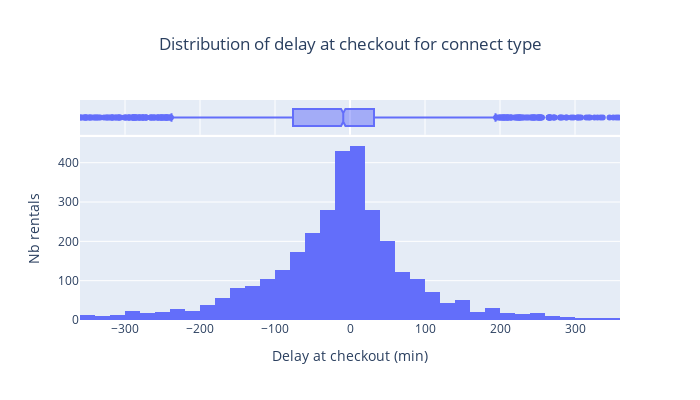
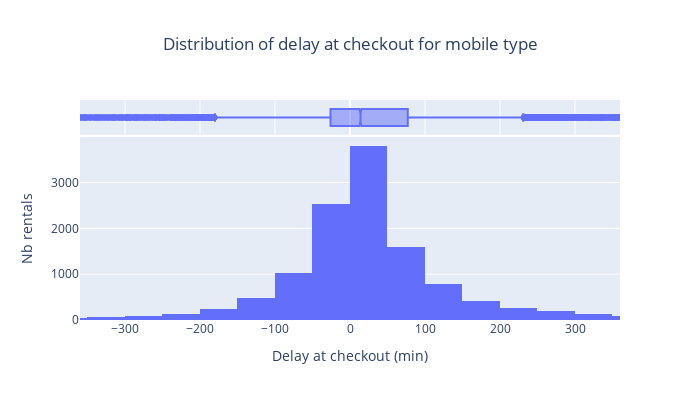

Notebook code for these charts, in order:
### Code cell
for checkin in ['connect', 'mobile']:
    fig = px.histogram(
            df_merged.loc[df_merged['checkin_type']==checkin], 
            x="delay_at_checkout", 
            marginal="box", 
            title=f"Distribution of delay at checkout for {checkin} type", 
            height=400, 
            width=700)
    fig.update_xaxes(range=[-360, 360])
    fig.update_layout(
        xaxis_title='Delay at checkout (min)',
        yaxis_title='Nb rentals',
        title={'x': 0.5}
    )
    fig.update_layout(title={'x': 0.5})

    fig.show()

### Figure 1 — Plotly figure (JSON) as saved in the notebook; plotly's stock layout.template omitted (floating-point values rounded to 4 significant figures; data arrays with more than 128 entries replaced by an {"elided": "..."} marker saying what was removed)
{"data": [{"bingroup": "x", "hovertemplate": "delay_at_checkout=%{x}<br>count=%{y}<extra></extra>", "legendgroup": "", "marker": {"color": "#636efa", "pattern": {"shape": ""}}, "name": "", "orientation": "v", "showlegend": false, "type": "histogram", "x": {"elided": "4307 float values"}, "xaxis": "x", "yaxis": "y"}, {"hovertemplate": "delay_at_checkout=%{x}<extra></extra>", "legendgroup": "", "marker": {"color": "#636efa"}, "name": "", "notched": true, "showlegend": false, "type": "box", "x": {"elided": "4307 float values"}, "xaxis": "x2", "yaxis": "y2"}], "layout": {"barmode": "relative", "height": 400, "legend": {"tracegroupgap": 0}, "title": {"text": "Distribution of delay at checkout for connect type", "x": 0.5}, "width": 700, "xaxis": {"anchor": "y", "domain": [0, 1], "range": [-360, 360], "title": {"text": "Delay at checkout (min)"}}, "xaxis2": {"anchor": "y2", "domain": [0, 1], "matches": "x", "range": [-360, 360], "showgrid": true, "showticklabels": false}, "yaxis": {"anchor": "x", "domain": [0, 0.8316], "title": {"text": "Nb rentals"}}, "yaxis2": {"anchor": "x2", "domain": [0.8416, 1], "matches": "y2", "showgrid": false, "showline": false, "showticklabels": false, "ticks": ""}}}

### Figure 2 — Plotly figure (JSON) as saved in the notebook; plotly's stock layout.template omitted (floating-point values rounded to 4 significant figures; data arrays with more than 128 entries replaced by an {"elided": "..."} marker saying what was removed)
{"data": [{"bingroup": "x", "hovertemplate": "delay_at_checkout=%{x}<br>count=%{y}<extra></extra>", "legendgroup": "", "marker": {"color": "#636efa", "pattern": {"shape": ""}}, "name": "", "orientation": "v", "showlegend": false, "type": "histogram", "x": {"elided": "17003 float values"}, "xaxis": "x", "yaxis": "y"}, {"hovertemplate": "delay_at_checkout=%{x}<extra></extra>", "legendgroup": "", "marker": {"color": "#636efa"}, "name": "", "notched": true, "showlegend": false, "type": "box", "x": {"elided": "17003 float values"}, "xaxis": "x2", "yaxis": "y2"}], "layout": {"barmode": "relative", "height": 400, "legend": {"tracegroupgap": 0}, "title": {"text": "Distribution of delay at checkout for mobile type", "x": 0.5}, "width": 700, "xaxis": {"anchor": "y", "domain": [0, 1], "range": [-360, 360], "title": {"text": "Delay at checkout (min)"}}, "xaxis2": {"anchor": "y2", "domain": [0, 1], "matches": "x", "range": [-360, 360], "showgrid": true, "showticklabels": false}, "yaxis": {"anchor": "x", "domain": [0, 0.8316], "title": {"text": "Nb rentals"}}, "yaxis2": {"anchor": "x2", "domain": [0.8416, 1], "matches": "y2", "showgrid": false, "showline": false, "showticklabels": false, "ticks": ""}}}
